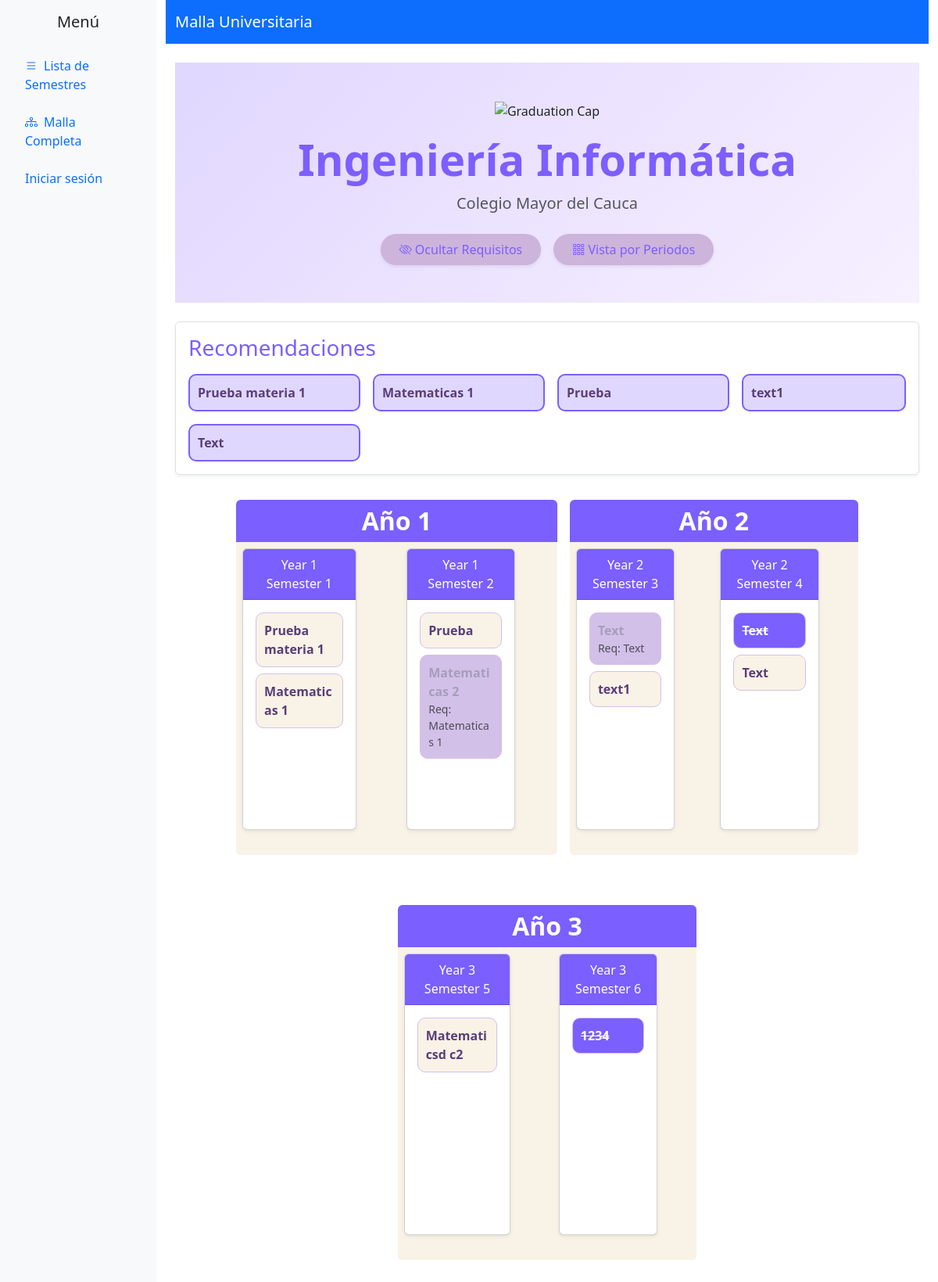
Screenshot of /malla/full-curriculum/ with the database file from the repository.
### malla/models.py (models this page shows, shortened)
class Career(models.Model):
    name = models.CharField(max_length=200, default='Ingeniería Informática', help_text='Nombre de la carrera')
    university = models.CharField(max_length=200, default='Colegio Mayor del Cauca', help_text='Nombre de la universidad')
    class Meta:
        verbose_name = 'Carrera'
        verbose_name_plural = 'Carreras'

class Subject(models.Model):
    name = models.CharField(max_length=100)
    semester = models.ForeignKey(Semester, on_delete=models.CASCADE, related_name='subjects')
    prev_subject = models.ForeignKey('self', on_delete=models.SET_NULL, null=True, blank=True, related_name='next_subject_rel')
    next_subject = models.ForeignKey('self', on_delete=models.SET_NULL, null=True, blank=True, related_name='prev_subject_rel')
    prerequisites = models.ManyToManyField('self', symmetrical=False, blank=True, related_name='required_for')
    completed = models.BooleanField(default=False)
    order = models.PositiveIntegerField(default=0)
    def __str__(self):
        return self.name
    def is_enabled(self):
        return all(prereq.completed for prereq in self.prerequisites.all())

class Semester(models.Model):
    name = models.CharField(max_length=100)
    prev_semester = models.ForeignKey('self', on_delete=models.SET_NULL, null=True, blank=True, related_name='next_semester_rel')
    next_semester = models.ForeignKey('self', on_delete=models.SET_NULL, null=True, blank=True, related_name='prev_semester_rel')
    @property
    def ordered_subjects(self):
        return self.subjects.order_by('order')

### malla/views.py (the view)
# urls.py: path('full-curriculum/', views.full_curriculum, name='full_curriculum'),
def full_curriculum(request):
    isSuperUser = request.session.get("isSuperUser")
    isLogged = request.session.get("isLogged")
    from .models import Career
    career = Career.objects.first()
    semesters = Semester.objects.all().order_by('id')
    from itertools import groupby
    grouped_semesters = {}
    for key, group in groupby(semesters, lambda s: s.name.split()[1] if len(s.name.split()) > 1 else '1'):
        grouped_semesters[key] = list(group)
    all_subjects = Subject.objects.all()
    recommended_subjects = [s for s in all_subjects if s.is_enabled() and not s.completed][:5]
    return render(request, 'malla/full_curriculum.html', {'grouped_semesters': grouped_semesters, 'recommended_subjects': recommended_subjects, 'career': career, 'isSuperUser': isSuperUser, 'isLogged': isLogged})

### malla/templates/malla/full_curriculum.html (shortened to what this page needs)
{% extends 'malla/base.html' %}
{% block content %}
<div class="text-center py-5" style="background: linear-gradient(135deg, #e0d7ff, #f7f0ff);">
    <img src="https://cdn-icons-png.flaticon.com/512/1995/1995523.png" alt="Graduation Cap" style="width: 60px; height: 60px;">
    <h1 class="display-4 text-purple mt-3" style="font-weight: 700;">{{ career.name }}</h1>
    <p class="lead text-muted">{{ career.university }}</p>
    <div class="d-flex justify-content-center gap-3 mt-4">
        <button class="btn btn-purple shadow-sm rounded-pill px-4 py-2">
            <i class="bi bi-eye-slash"></i> Ocultar Requisitos
        </button>
        <button class="btn btn-purple shadow-sm rounded-pill px-4 py-2">
            <i class="bi bi-grid-3x3-gap"></i> Vista por Periodos
        </button>
    </div>
</div>
{% if recommended_subjects %}
<div class="container my-4 p-3 border rounded shadow-sm bg-white">
    <h3 class="text-purple mb-3">Recomendaciones</h3>
    <div class="d-flex flex-wrap gap-3 justify-content-start">
        {% for subject in recommended_subjects %}
        <div class="subject-box recommended {% if subject.completed %}completed{% elif not subject.is_enabled %}disabled{% endif %}"
             data-subject-id="{{ subject.id }}"
             onclick="toggleSubject(this.dataset.subjectId, this)"
             style="min-width: 180px; max-width: 220px; flex-grow: 1;">
            <strong>{{ subject.name }}</strong>
        </div>
        {% endfor %}
    </div>
</div>
{% endif %}
{% if grouped_semesters %}
<div class="d-flex flex-wrap mx-auto" style="justify-content: center;">
    {% for year, semesters in grouped_semesters.items %}
    <div class="mb-5 p-2">
        <h2 class="text-center text-white bg-purple rounded-top py-2 mb-0"
            style="font-weight: 600; border-radius: 15px 15px 0 0; width: 100%;">
            Año {{ year }}
        </h2>
        <div class="d-flex flex-wrap bg-beige rounded-bottom" style="min-height: 25rem; margin: auto;">
            {% for semester in semesters %}
            <div class="mb-4 p-2">
                <div class="card shadow-sm rounded h-100 w-75">
                    <div class="card-header bg-purple text-white text-center">
                        {{ semester.name }}
                    </div>
                    <div class="card-body d-flex flex-column gap-2" style="overflow-y: scroll;">
                        {% for subject in semester.ordered_subjects %}
                        <div class="subject-box {% if subject.completed %}completed{% elif not subject.is_enabled %}disabled{% endif %}"
                             data-subject-id="{{ subject.id }}"
                             onclick="toggleSubject(this.dataset.subjectId, this)">
                            <strong>{{ subject.name }}</strong>
                            {% if subject.prerequisites.all %}
                            <small class="text-muted d-block">Req: {{ subject.prerequisites.all|join:", " }}</small>
                            {% endif %}
                        </div>
                        {% empty %}
                        <p>No hay materias en este semestre.</p>
                        {% endfor %}
                    </div>
                </div>
            </div>
            {% endfor %}
        </div>
    </div>
    {% endfor %}
</div>
{% else %}
<p>No hay semestres disponibles.</p>
{% endif %}
{% endblock %}

### malla/templates/malla/full_curriculum.html (style rules this page uses)
.text-purple { color: #7b5fff; }
.bg-purple { background-color: #7b5fff; }
.bg-beige { background-color: #f9f2e7; }
.btn-purple { background-color: #cdb4db; color: #7b5fff; border: none; }
.subject-box { border: 1px solid #d3c0e8; border-radius: 10px; padding: 10px; cursor: pointer; background-color: #f9f2e7; color: #5a3e7a; transition: background-color 0.3s ease, color 0.3s ease; user-select: none; }
.subject-box.completed { background-color: #7b5fff; color: white; text-decoration: line-through; }
.subject-box.disabled { background-color: #d3c0e8; color: #a69dbd; cursor: not-allowed; }
.subject-box.recommended { border: 2px solid #7b5fff; background-color: #e0d7ff; }

### rows the page displays
Career: name "Ingeniería Informática", university "Colegio Mayor del Cauca"
Subject: name "Prueba materia 1"
Subject: name "Matematicas 1"
Subject: name "Prueba"
Subject: name "text1"
Subject: name "Text"
Semester: year "1", name "Year 1 Semester 1"
Semester: name "Year 1 Semester 2"
Subject: name "Matematicas 2", prerequisites.all "Matematicas 1"
Semester: year "2", name "Year 2 Semester 3"
Subject: name "Text", prerequisites.all "Text"
Semester: name "Year 2 Semester 4"
Subject: name "Text"
Semester: year "3", name "Year 3 Semester 5"
Subject: name "Matematicsd c2"
Semester: name "Year 3 Semester 6"
Subject: name "1234"
